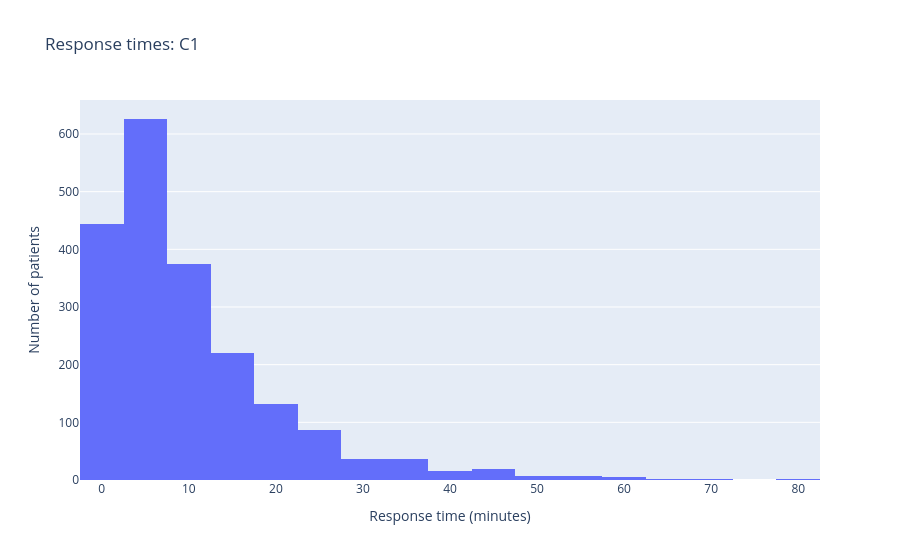
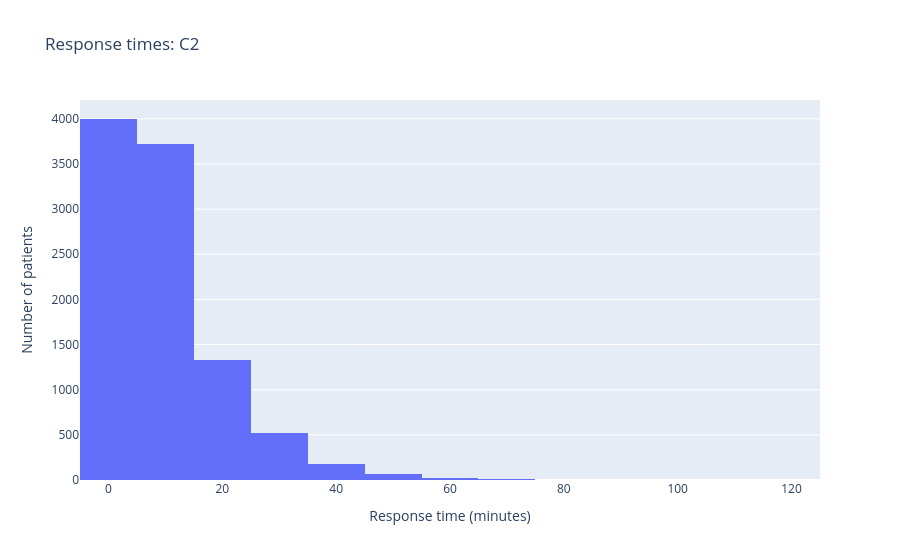
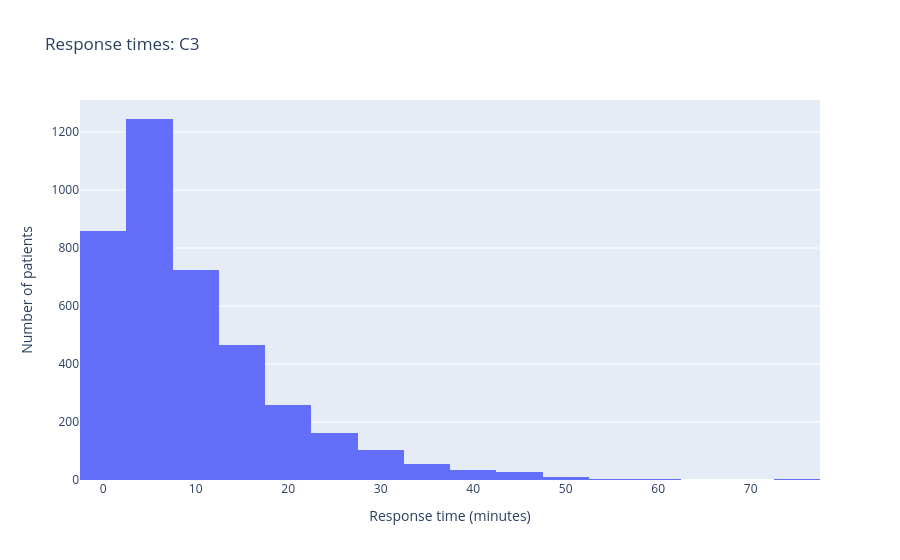
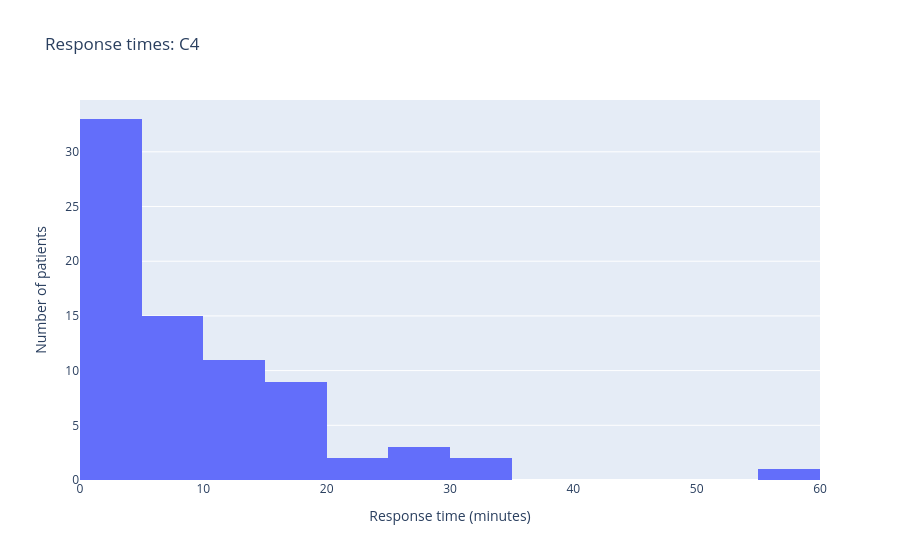

Notebook code for these charts, in order:
### Code cell
for cat in ["C1", "C2", "C3", "C4"]:
    fig = px.histogram(
        df[df["category"] == cat],
        x="response_time",
        nbins=20,
        title=f"Response times: {cat}",
        labels={"response_time": "Response time (minutes)"},
    )
    fig.update_yaxes(title_text="Number of patients")
    fig.show()

### Figure 1 — Plotly figure (JSON) as saved in the notebook; plotly's stock layout.template omitted (floating-point values rounded to 4 significant figures; data arrays with more than 128 entries replaced by an {"elided": "..."} marker saying what was removed)
{"data": [{"bingroup": "x", "hovertemplate": "Response time (minutes)=%{x}<br>count=%{y}<extra></extra>", "legendgroup": "", "marker": {"color": "#636efa", "pattern": {"shape": ""}}, "name": "", "nbinsx": 20, "orientation": "v", "showlegend": false, "type": "histogram", "x": {"elided": "2016 float values"}, "xaxis": "x", "yaxis": "y"}], "layout": {"barmode": "relative", "legend": {"tracegroupgap": 0}, "title": {"text": "Response times: C1"}, "xaxis": {"anchor": "y", "domain": [0, 1], "title": {"text": "Response time (minutes)"}}, "yaxis": {"anchor": "x", "domain": [0, 1], "title": {"text": "Number of patients"}}}}

### Figure 2 — Plotly figure (JSON) as saved in the notebook; plotly's stock layout.template omitted (floating-point values rounded to 4 significant figures; data arrays with more than 128 entries replaced by an {"elided": "..."} marker saying what was removed)
{"data": [{"bingroup": "x", "hovertemplate": "Response time (minutes)=%{x}<br>count=%{y}<extra></extra>", "legendgroup": "", "marker": {"color": "#636efa", "pattern": {"shape": ""}}, "name": "", "nbinsx": 20, "orientation": "v", "showlegend": false, "type": "histogram", "x": {"elided": "9861 float values"}, "xaxis": "x", "yaxis": "y"}], "layout": {"barmode": "relative", "legend": {"tracegroupgap": 0}, "title": {"text": "Response times: C2"}, "xaxis": {"anchor": "y", "domain": [0, 1], "title": {"text": "Response time (minutes)"}}, "yaxis": {"anchor": "x", "domain": [0, 1], "title": {"text": "Number of patients"}}}}

### Figure 3 — Plotly figure (JSON) as saved in the notebook; plotly's stock layout.template omitted (floating-point values rounded to 4 significant figures; data arrays with more than 128 entries replaced by an {"elided": "..."} marker saying what was removed)
{"data": [{"bingroup": "x", "hovertemplate": "Response time (minutes)=%{x}<br>count=%{y}<extra></extra>", "legendgroup": "", "marker": {"color": "#636efa", "pattern": {"shape": ""}}, "name": "", "nbinsx": 20, "orientation": "v", "showlegend": false, "type": "histogram", "x": {"elided": "3956 float values"}, "xaxis": "x", "yaxis": "y"}], "layout": {"barmode": "relative", "legend": {"tracegroupgap": 0}, "title": {"text": "Response times: C3"}, "xaxis": {"anchor": "y", "domain": [0, 1], "title": {"text": "Response time (minutes)"}}, "yaxis": {"anchor": "x", "domain": [0, 1], "title": {"text": "Number of patients"}}}}

### Figure 4 — Plotly figure (JSON) as saved in the notebook; plotly's stock layout.template omitted (floating-point values rounded to 4 significant figures)
{"data": [{"bingroup": "x", "hovertemplate": "Response time (minutes)=%{x}<br>count=%{y}<extra></extra>", "legendgroup": "", "marker": {"color": "#636efa", "pattern": {"shape": ""}}, "name": "", "nbinsx": 20, "orientation": "v", "showlegend": false, "type": "histogram", "x": [3.187, 14.76, 2.933, 0.5309, 5.691, 15.61, 18.27, 6.83, 2.695, 2.87, 6.654, 2.318, 7.318, 1.798, 19.39, 8.656, 26.01, 0.4556, 1.77, 1.833, 8.112, 9.595, 2.142, 6.983, 3.866, 7.884, 26.62, 2.79, 3.159, 7.936, 5.42, 15.35, 33.48, 10.64, 4.772, 24.06, 19.03, 15.83, 0.5069, 12.41, 21.61, 4.361, 1.441, 0.599, 14.97, 15.87, 32.33, 19.16, 2.286, 2.027, 12.08, 1.11, 6.253, 1.067, 3.829, 12.83, 14.06, 0.4178, 0.1284, 5.118, 5.4, 3.643, 27.88, 2.391, 7.98, 0.499, 16.06, 3.427, 12.79, 14.14, 1.006, 14.01, 3.937, 4.771, 58.13, 12.37], "xaxis": "x", "yaxis": "y"}], "layout": {"barmode": "relative", "legend": {"tracegroupgap": 0}, "title": {"text": "Response times: C4"}, "xaxis": {"anchor": "y", "domain": [0, 1], "title": {"text": "Response time (minutes)"}}, "yaxis": {"anchor": "x", "domain": [0, 1], "title": {"text": "Number of patients"}}}}
